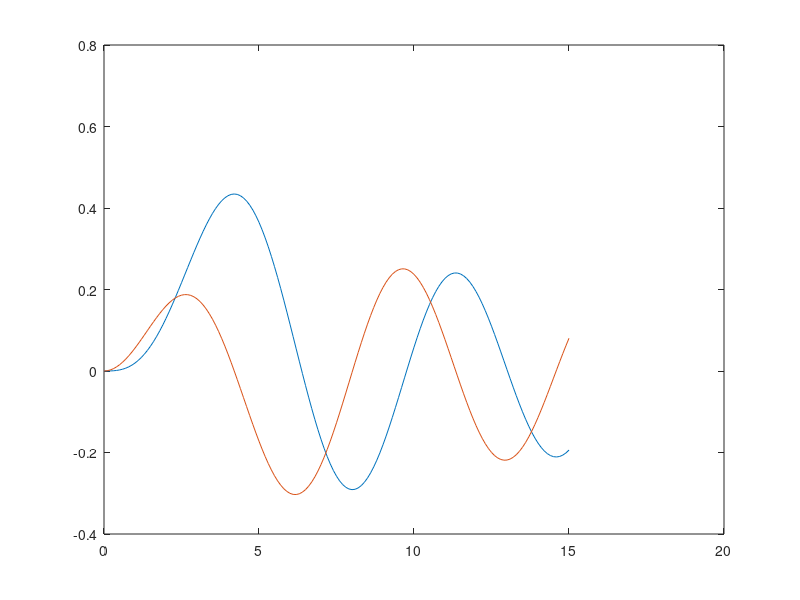

This figure's MATLAB source: (Note: this script raises an error after producing the figure.)
% Newtons metode

x = -8:0.1:8;
y1 = 2 * cos(x);
y2 = x;
plot(x,y1,x,y2)


x = 0
while (abs(2 * cos(x) - x) > 0.001)
    x = x - (2 * cos(x) - x) / (-2 * sin(x) - 1)
end
x

x = -0.5;
while (abs(exp(x) + x) > 0.001)
    x = x - (exp(x) + x) / (exp(x) + 1);
end
x


x = 0:0.1:15;
y = besselj(3,x);
h = 10^(-6);
for i = 1:length(x)
    yMerket(i) = (besselj(3,x(i) + h) - besselj(3,x(i))) / h;
end
plot(x,y,x,yMerket)

syms y(x)
f = y*sin(y);
D = functionalDerivative(f,y)

